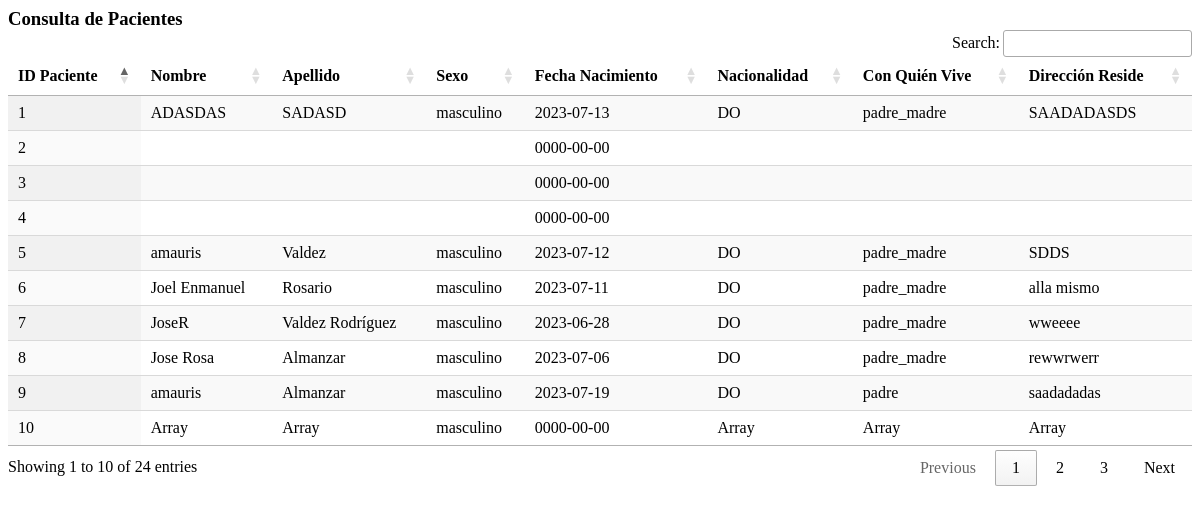
The page /consulta_paciente.php on the database its author committed.
### tables this page shows
CREATE TABLE `paciente` (
  `id_paciente` int NOT NULL,
  `nombre` text,
  `apellido` text,
  `sexo` text,
  `fecha_nacimiento` date DEFAULT NULL,
  `Nacionalidad` varchar(40) NOT NULL,
  `Con_quien_vive` varchar(40) NOT NULL,
  `Direccion_reside` varchar(50) NOT NULL,
  PRIMARY KEY (`id_paciente`)
);

### consulta_paciente.php (the view, shortened to what this page needs)
<?php
$servername = "localhost";
$username = "root";
$password = "";
$database = "pediatra_sis";
$conn = new mysqli($servername, $username, $password, $database);
$query = "SELECT id_paciente, nombre, apellido, sexo, fecha_nacimiento, Nacionalidad, Con_quien_vive, Direccion_reside FROM paciente";
$result = $conn->query($query);
?>
<!DOCTYPE html>
<html lang="es">
<head>
  <link rel="stylesheet" href="https://cdn.datatables.net/1.13.5/css/jquery.dataTables.min.css">
</head>
<body>
  <h3 style="padding:0; margin:0;">Consulta de Pacientes</h3>
  <table id="tabla_pacientes" class="display">
    <thead>
      <tr>
        <th>ID Paciente</th>
        <th>Nombre</th>
        <th>Apellido</th>
        <th>Sexo</th>
        <th>Fecha Nacimiento</th>
        <th>Nacionalidad</th>
        <th>Con Quién Vive</th>
        <th>Dirección Reside</th>
      </tr>
    </thead>
    <tbody>
      <?php
      if ($result->num_rows > 0) {
        while ($row = $result->fetch_assoc()) {
          echo "<tr>";
          echo "<td>" . $row["id_paciente"] . "</td>";
          echo "<td>" . $row["nombre"] . "</td>";
          echo "<td>" . $row["apellido"] . "</td>";
          echo "<td>" . $row["sexo"] . "</td>";
          echo "<td>" . $row["fecha_nacimiento"] . "</td>";
          echo "<td>" . $row["Nacionalidad"] . "</td>";
          echo "<td>" . $row["Con_quien_vive"] . "</td>";
          echo "<td>" . $row["Direccion_reside"] . "</td>";
          echo "</tr>";
        }
      } else {
        echo "<tr><td colspan='8'>No se encontraron resultados.</td></tr>";
      }
      ?>
    </tbody>
  </table>
</body>
</html>

### rows shown on the page
paciente: id_paciente "1", nombre "ADASDAS", apellido "SADASD", sexo "masculino", fecha_nacimiento "2023-07-13", Nacionalidad "DO", Con_quien_vive "padre_madre", Direccion_reside "SAADADASDS"
paciente: id_paciente "2", fecha_nacimiento "0000-00-00"
paciente: id_paciente "3", fecha_nacimiento "0000-00-00"
paciente: id_paciente "4", fecha_nacimiento "0000-00-00"
paciente: id_paciente "5", nombre "amauris", apellido "Valdez", sexo "masculino", fecha_nacimiento "2023-07-12", Nacionalidad "DO", Con_quien_vive "padre_madre", Direccion_reside "SDDS"
paciente: id_paciente "6", nombre "Joel Enmanuel", apellido "Rosario", sexo "masculino", fecha_nacimiento "2023-07-11", Nacionalidad "DO", Con_quien_vive "padre_madre", Direccion_reside "alla mismo"
paciente: id_paciente "7", nombre "JoseR", apellido "Valdez Rodríguez", sexo "masculino", fecha_nacimiento "2023-06-28", Nacionalidad "DO", Con_quien_vive "padre_madre", Direccion_reside "wweeee"
paciente: id_paciente "8", nombre "Jose Rosa", apellido "Almanzar", sexo "masculino", fecha_nacimiento "2023-07-06", Nacionalidad "DO", Con_quien_vive "padre_madre", Direccion_reside "rewwrwerr"
paciente: id_paciente "9", nombre "amauris", apellido "Almanzar", sexo "masculino", fecha_nacimiento "2023-07-19", Nacionalidad "DO", Con_quien_vive "padre", Direccion_reside "saadadadas"
paciente: id_paciente "10", nombre "Array", apellido "Array", sexo "masculino", fecha_nacimiento "0000-00-00", Nacionalidad "Array", Con_quien_vive "Array", Direccion_reside "Array"
